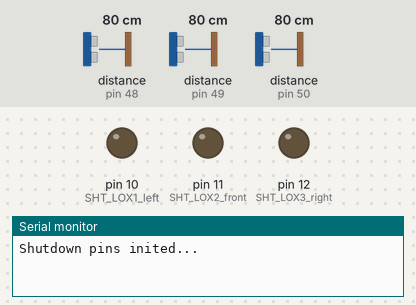
This sketch was run on a simulated Arduino Uno, built with avr-gcc and run on an emulated ATmega328P. Parts: output pins drawn as LEDs (lit = HIGH), the last lines printed to the serial monitor. The inputs (shaded band) are chosen by the test bench; at power-on: distance to the obstacle (sensors on pin 48, pin 49, pin 50) 80 cm.

Above: at 0.02 s.
At 1.2 s:
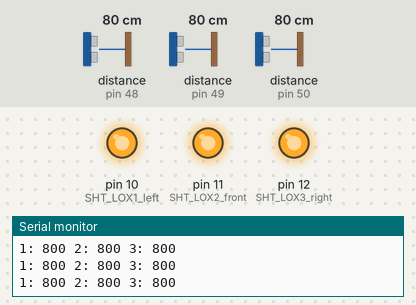
1.3 s: distance to the obstacle (sensor on pin 48) set to 250 cm
3.4 s: distance to the obstacle (sensor on pin 49) set to 250 cm
5.6 s: distance to the obstacle (sensor on pin 50) set to 250 cm
7.8 s: distance to the obstacle (sensor on pin 48) set to 2 cm
10.0 s: distance to the obstacle (sensor on pin 49) set to 2 cm
Timing chart, 0 to 13.0 s (numbered marks = the images above; inputs shaded):
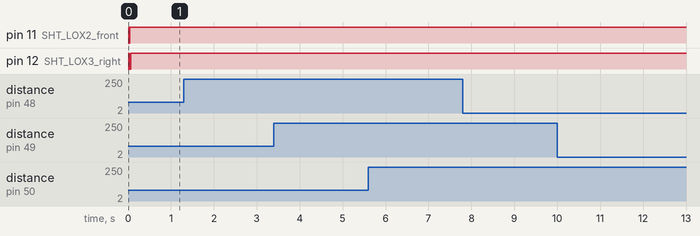

The sketch:

vl53l0x_3_sensors.ino
```cpp
#include "Adafruit_VL53L0X.h"

// address we will assign if dual sensor is present
#define LOX1_ADDRESS 0x30
#define LOX2_ADDRESS 0x31
#define LOX3_ADDRESS 0x32

// set the pins to shutdown
#define SHT_LOX1_left 10
#define SHT_LOX2_front 11
#define SHT_LOX3_right 12

// objects for the vl53l0x
Adafruit_VL53L0X lox1_left = Adafruit_VL53L0X();
Adafruit_VL53L0X lox2_front = Adafruit_VL53L0X();
Adafruit_VL53L0X lox3_right = Adafruit_VL53L0X();

// this holds the measurement
VL53L0X_RangingMeasurementData_t measure1;
VL53L0X_RangingMeasurementData_t measure2;
VL53L0X_RangingMeasurementData_t measure3;

/*
    Reset all sensors by setting all of their XSHUT pins low for delay(10), then set all XSHUT high to bring out of reset
    Keep sensor #1 awake by keeping XSHUT pin high
    Put all other sensors into shutdown by pulling XSHUT pins low
    Initialize sensor #1 with lox.begin(new_i2c_address) Pick any number but 0x29 and it must be under 0x7F. Going with 0x30 to 0x3F is probably OK.
    Keep sensor #1 awake, and now bring sensor #2 out of reset by setting its XSHUT pin high.
    Initialize sensor #2 with lox.begin(new_i2c_address) Pick any number but 0x29 and whatever you set the first sensor to
 */
void setID() {
  // all reset
  digitalWrite(SHT_LOX1_left, LOW);
  digitalWrite(SHT_LOX2_front, LOW);
  digitalWrite(SHT_LOX3_right, LOW);

  delay(10);
  // all unreset
  digitalWrite(SHT_LOX1_left, HIGH);
  digitalWrite(SHT_LOX2_front, HIGH);
  digitalWrite(SHT_LOX3_right, HIGH);

  delay(10);

  // activating LOX1 and resetting LOX2 and LOX3
  digitalWrite(SHT_LOX1_left, HIGH);
  digitalWrite(SHT_LOX2_front, LOW);
  digitalWrite(SHT_LOX3_right, LOW);


  // initing LOX1
  if(!lox1_left.begin(LOX1_ADDRESS)) {
    Serial.println(F("Failed to boot first VL53L0X"));
    while(1);
  }
  delay(10);

  // activating LOX2
  digitalWrite(SHT_LOX2_front, HIGH);
  delay(10);

  //initing LOX2
  if(!lox2_front.begin(LOX2_ADDRESS)) {
    Serial.println(F("Failed to boot second VL53L0X"));
    while(1);
  }
  delay(10);

  // activating LOX3
  digitalWrite(SHT_LOX3_right, HIGH);
  delay(10);

  //initing LOX2
  if(!lox3_right.begin(LOX3_ADDRESS)) {
    Serial.println(F("Failed to boot second VL53L0X"));
    while(1);
  }
}

void read_sensors() {

  lox1_left.rangingTest(&measure1, false); // pass in 'true' to get debug data printout!
  lox2_front.rangingTest(&measure2, false); // pass in 'true' to get debug data printout!
  lox3_right.rangingTest(&measure3, false); // pass in 'true' to get debug data printout!

  // print sensor one reading
  Serial.print(F("1: "));
  if(measure1.RangeStatus != 4) {     // if not out of range
    Serial.print(measure1.RangeMilliMeter);
  } else {
    Serial.print(F("Out of range"));
  }

  Serial.print(F(" "));

  // print sensor two reading
  Serial.print(F("2: "));
  if(measure2.RangeStatus != 4) {
    Serial.print(measure2.RangeMilliMeter);
  } else {
    Serial.print(F("Out of range"));
  }

  Serial.print(F(" "));

  // print sensor two reading
  Serial.print(F("3: "));
  if(measure3.RangeStatus != 4) {
    Serial.print(measure3.RangeMilliMeter);
  } else {
    Serial.print(F("Out of range"));
  }

  Serial.println();
}

void setup() {
  Serial.begin(9600);

  // wait until serial port opens for native USB devices
  while (! Serial) { delay(1); }

  pinMode(SHT_LOX1_left, OUTPUT);
  pinMode(SHT_LOX2_front, OUTPUT);
  pinMode(SHT_LOX3_right, OUTPUT);


  Serial.println(F("Shutdown pins inited..."));

  digitalWrite(SHT_LOX1_left, LOW);
  digitalWrite(SHT_LOX2_front, LOW);
  digitalWrite(SHT_LOX3_right, LOW);


  Serial.println(F("Both in reset mode...(pins are low)"));


  Serial.println(F("Starting..."));
  setID();

}

void loop() {

  read_sensors();
  delay(100);
}
```
